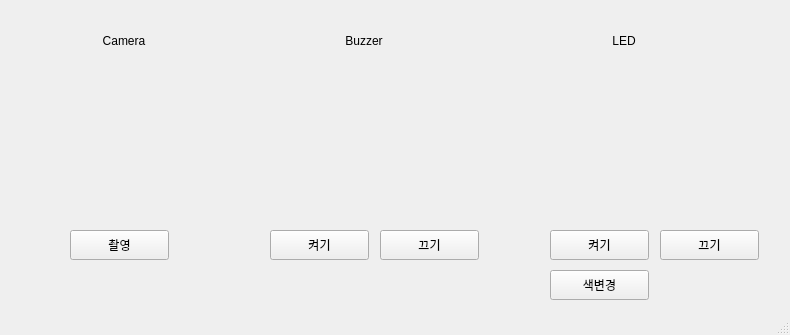
<?xml version="1.0" encoding="UTF-8"?>
<ui version="4.0">
 <class>MainWindow</class>
 <widget class="QMainWindow" name="MainWindow">
  <property name="geometry">
   <rect>
    <x>0</x>
    <y>0</y>
    <width>790</width>
    <height>335</height>
   </rect>
  </property>
  <property name="windowTitle">
   <string>MainWindow</string>
  </property>
  <widget class="QWidget" name="centralwidget">
   <widget class="QPushButton" name="CameraButton">
    <property name="geometry">
     <rect>
      <x>70</x>
      <y>230</y>
      <width>99</width>
      <height>30</height>
     </rect>
    </property>
    <property name="text">
     <string>촬영</string>
    </property>
   </widget>
   <widget class="QPushButton" name="Led_ON">
    <property name="geometry">
     <rect>
      <x>550</x>
      <y>230</y>
      <width>99</width>
      <height>30</height>
     </rect>
    </property>
    <property name="text">
     <string>켜기</string>
    </property>
   </widget>
   <widget class="QPushButton" name="Led_Off">
    <property name="geometry">
     <rect>
      <x>660</x>
      <y>230</y>
      <width>99</width>
      <height>30</height>
     </rect>
    </property>
    <property name="text">
     <string>끄기</string>
    </property>
   </widget>
   <widget class="QPushButton" name="Buzzer_Off">
    <property name="geometry">
     <rect>
      <x>380</x>
      <y>230</y>
      <width>99</width>
      <height>30</height>
     </rect>
    </property>
    <property name="text">
     <string>끄기</string>
    </property>
   </widget>
   <widget class="QPushButton" name="Buzzer_On">
    <property name="geometry">
     <rect>
      <x>270</x>
      <y>230</y>
      <width>99</width>
      <height>30</height>
     </rect>
    </property>
    <property name="text">
     <string>켜기</string>
    </property>
   </widget>
   <widget class="QLabel" name="label">
    <property name="geometry">
     <rect>
      <x>90</x>
      <y>30</y>
      <width>68</width>
      <height>22</height>
     </rect>
    </property>
    <property name="text">
     <string>Camera</string>
    </property>
    <property name="alignment">
     <set>Qt::AlignCenter</set>
    </property>
   </widget>
   <widget class="QLabel" name="label_2">
    <property name="geometry">
     <rect>
      <x>590</x>
      <y>30</y>
      <width>68</width>
      <height>22</height>
     </rect>
    </property>
    <property name="frameShape">
     <enum>QFrame::NoFrame</enum>
    </property>
    <property name="text">
     <string>LED</string>
    </property>
    <property name="alignment">
     <set>Qt::AlignCenter</set>
    </property>
   </widget>
   <widget class="QLabel" name="label_3">
    <property name="geometry">
     <rect>
      <x>330</x>
      <y>30</y>
      <width>68</width>
      <height>22</height>
     </rect>
    </property>
    <property name="text">
     <string>Buzzer</string>
    </property>
    <property name="alignment">
     <set>Qt::AlignCenter</set>
    </property>
   </widget>
   <widget class="QLabel" name="label_4">
    <property name="geometry">
     <rect>
      <x>60</x>
      <y>70</y>
      <width>131</width>
      <height>141</height>
     </rect>
    </property>
    <property name="text">
     <string/>
    </property>
    <property name="pixmap">
     <pixmap>Camera.png</pixmap>
    </property>
    <property name="scaledContents">
     <bool>true</bool>
    </property>
   </widget>
   <widget class="QLabel" name="label_5">
    <property name="geometry">
     <rect>
      <x>570</x>
      <y>70</y>
      <width>131</width>
      <height>141</height>
     </rect>
    </property>
    <property name="text">
     <string/>
    </property>
    <property name="pixmap">
     <pixmap>LED.png</pixmap>
    </property>
    <property name="scaledContents">
     <bool>true</bool>
    </property>
   </widget>
   <widget class="QLabel" name="label_6">
    <property name="geometry">
     <rect>
      <x>300</x>
      <y>80</y>
      <width>131</width>
      <height>141</height>
     </rect>
    </property>
    <property name="text">
     <string/>
    </property>
    <property name="pixmap">
     <pixmap>Buzzer.png</pixmap>
    </property>
    <property name="scaledContents">
     <bool>true</bool>
    </property>
   </widget>
   <widget class="QPushButton" name="Led_Change">
    <property name="geometry">
     <rect>
      <x>550</x>
      <y>270</y>
      <width>99</width>
      <height>30</height>
     </rect>
    </property>
    <property name="text">
     <string>색변경</string>
    </property>
   </widget>
  </widget>
  <widget class="QStatusBar" name="statusbar"/>
 </widget>
 <resources/>
 <connections/>
</ui>
